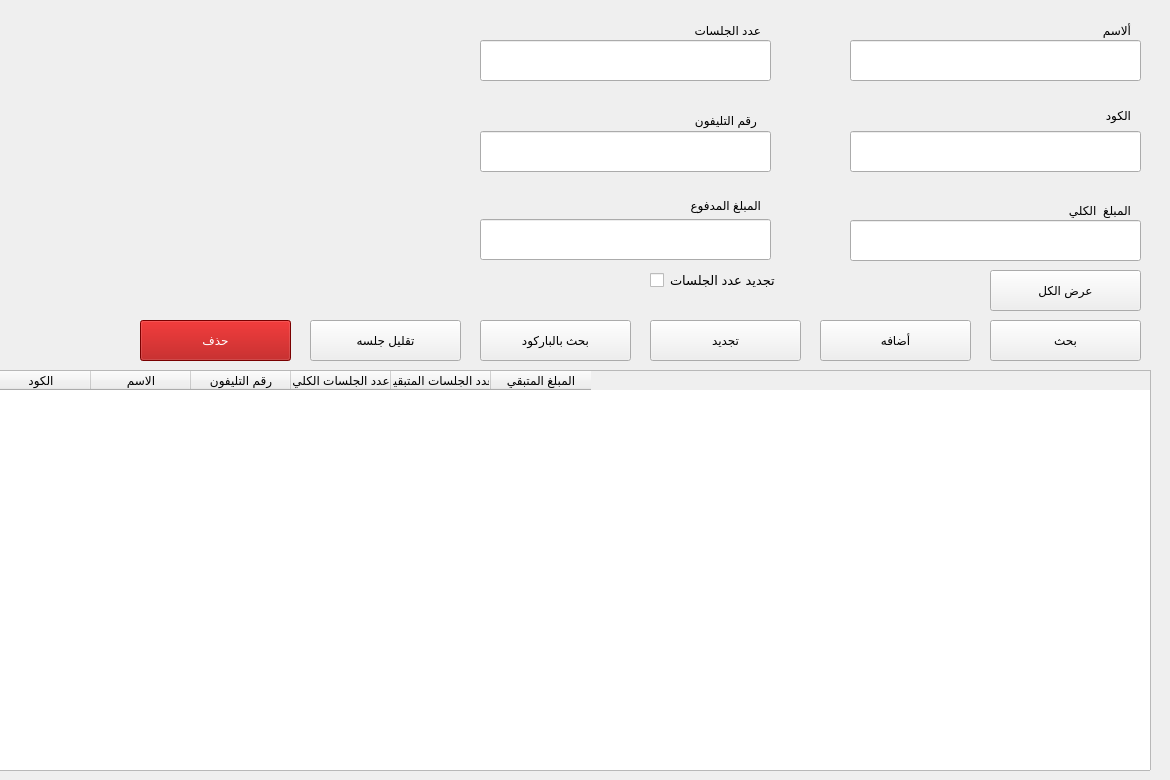
     <widget class="QWidget" name="tab_11">
      <attribute name="title">
       <string>علاج طبيعي</string>
      </attribute>
      <widget class="QTableWidget" name="tableWidget_8">
       <property name="geometry">
        <rect>
         <x>-10</x>
         <y>370</y>
         <width>1161</width>
         <height>401</height>
        </rect>
       </property>
       <property name="styleSheet">
        <string notr="true"/>
       </property>
       <property name="sizeAdjustPolicy">
        <enum>QAbstractScrollArea::AdjustToContents</enum>
       </property>
       <column>
        <property name="text">
         <string>الكود</string>
        </property>
        <property name="background">
         <color>
          <red>0</red>
          <green>0</green>
          <blue>0</blue>
         </color>
        </property>
       </column>
       <column>
        <property name="text">
         <string>الاسم</string>
        </property>
       </column>
       <column>
        <property name="text">
         <string>رقم التليفون</string>
        </property>
       </column>
       <column>
        <property name="text">
         <string>عدد الجلسات الكلي</string>
        </property>
       </column>
       <column>
        <property name="text">
         <string>عدد الجلسات المتبقيه</string>
        </property>
       </column>
       <column>
        <property name="text">
         <string>المبلغ المتبقي</string>
        </property>
       </column>
      </widget>
      <widget class="QLabel" name="label_12">
       <property name="geometry">
        <rect>
         <x>0</x>
         <y>-20</y>
         <width>1161</width>
         <height>391</height>
        </rect>
       </property>
       <property name="text">
        <string/>
       </property>
       <property name="pixmap">
        <pixmap resource="icons.qrc">:/newPrefix/icons/062f7696361385309c262b0a3cd1db5a.jpg</pixmap>
       </property>
       <property name="scaledContents">
        <bool>true</bool>
       </property>
      </widget>
      <widget class="QLineEdit" name="subscription_treatment_nunofsessions_line">
       <property name="geometry">
        <rect>
         <x>480</x>
         <y>40</y>
         <width>291</width>
         <height>41</height>
        </rect>
       </property>
       <property name="styleSheet">
        <string notr="true"/>
       </property>
       <property name="text">
        <string/>
       </property>
      </widget>
      <widget class="QLabel" name="label_91">
       <property name="geometry">
        <rect>
         <x>1080</x>
         <y>20</y>
         <width>51</width>
         <height>20</height>
        </rect>
       </property>
       <property name="text">
        <string>ألاسم</string>
       </property>
      </widget>
      <widget class="QLineEdit" name="subscription_treatment_name_line">
       <property name="geometry">
        <rect>
         <x>850</x>
         <y>40</y>
         <width>291</width>
         <height>41</height>
        </rect>
       </property>
       <property name="styleSheet">
        <string notr="true"/>
       </property>
       <property name="text">
        <string/>
       </property>
      </widget>
      <widget class="QLineEdit" name="subscription_treatment_code_line">
       <property name="geometry">
        <rect>
         <x>850</x>
         <y>131</y>
         <width>291</width>
         <height>41</height>
        </rect>
       </property>
       <property name="styleSheet">
        <string notr="true"/>
       </property>
       <property name="text">
        <string/>
       </property>
      </widget>
      <widget class="QLabel" name="label_92">
       <property name="geometry">
        <rect>
         <x>646</x>
         <y>110</y>
         <width>111</width>
         <height>20</height>
        </rect>
       </property>
       <property name="text">
        <string>رقم التليفون</string>
       </property>
      </widget>
      <widget class="QLabel" name="label_93">
       <property name="geometry">
        <rect>
         <x>670</x>
         <y>190</y>
         <width>91</width>
         <height>31</height>
        </rect>
       </property>
       <property name="text">
        <string>المبلغ المدفوع</string>
       </property>
      </widget>
      <widget class="QPushButton" name="subscription_treatment_QRsearch_btn">
       <property name="geometry">
        <rect>
         <x>480</x>
         <y>320</y>
         <width>151</width>
         <height>41</height>
        </rect>
       </property>
       <property name="styleSheet">
        <string notr="true"/>
       </property>
       <property name="text">
        <string>بحث بالباركود</string>
       </property>
      </widget>
      <widget class="QPushButton" name="subscription_treatment_add_btn">
       <property name="geometry">
        <rect>
         <x>820</x>
         <y>320</y>
         <width>151</width>
         <height>41</height>
        </rect>
       </property>
       <property name="styleSheet">
        <string notr="true"/>
       </property>
       <property name="text">
        <string>أضافه</string>
       </property>
      </widget>
      <widget class="QPushButton" name="subscription_treatment_delete_btn">
       <property name="geometry">
        <rect>
         <x>140</x>
         <y>320</y>
         <width>151</width>
         <height>41</height>
        </rect>
       </property>
       <property name="styleSheet">
        <string notr="true">.QPushButton{background-color: rgb(170, 0, 0);
color: rgb(255, 255, 255);
}

.QPushButton:hover {
	background:linear-gradient(to bottom, #ccc2a6 5%, #eae0c2 100%);
	
		
	background-color: rgb(38, 38, 38);
}</string>
       </property>
       <property name="text">
        <string>حذف</string>
       </property>
      </widget>
      <widget class="QPushButton" name="subscription_treatment_showall_btn">
       <property name="geometry">
        <rect>
         <x>990</x>
         <y>270</y>
         <width>151</width>
         <height>41</height>
        </rect>
       </property>
       <property name="styleSheet">
        <string notr="true"/>
       </property>
       <property name="text">
        <string>عرض الكل</string>
       </property>
      </widget>
      <widget class="QLabel" name="label_94">
       <property name="geometry">
        <rect>
         <x>1080</x>
         <y>105</y>
         <width>51</width>
         <height>21</height>
        </rect>
       </property>
       <property name="text">
        <string>الكود</string>
       </property>
      </widget>
      <widget class="QPushButton" name="subscription_treatment_reduce_sessions_btn">
       <property name="geometry">
        <rect>
         <x>310</x>
         <y>320</y>
         <width>151</width>
         <height>41</height>
        </rect>
       </property>
       <property name="styleSheet">
        <string notr="true"/>
       </property>
       <property name="text">
        <string>تقليل جلسه</string>
       </property>
      </widget>
      <widget class="QPushButton" name="subscription_treatment_search_btn">
       <property name="geometry">
        <rect>
         <x>990</x>
         <y>320</y>
         <width>151</width>
         <height>41</height>
        </rect>
       </property>
       <property name="styleSheet">
        <string notr="true"/>
       </property>
       <property name="text">
        <string>بحث</string>
       </property>
      </widget>
      <widget class="QLabel" name="label_95">
       <property name="geometry">
        <rect>
         <x>670</x>
         <y>20</y>
         <width>91</width>
         <height>20</height>
        </rect>
       </property>
       <property name="text">
        <string>عدد الجلسات</string>
       </property>
      </widget>
      <widget class="QLabel" name="label_96">
       <property name="geometry">
        <rect>
         <x>1040</x>
         <y>200</y>
         <width>91</width>
         <height>21</height>
        </rect>
       </property>
       <property name="text">
        <string>المبلغ  الكلي</string>
       </property>
      </widget>
      <widget class="QLineEdit" name="subscription_treatment_paid_line">
       <property name="geometry">
        <rect>
         <x>480</x>
         <y>219</y>
         <width>291</width>
         <height>41</height>
        </rect>
       </property>
       <property name="styleSheet">
        <string notr="true"/>
       </property>
       <property name="text">
        <string/>
       </property>
      </widget>
      <widget class="QLineEdit" name="subscription_treatment_phone_line">
       <property name="geometry">
        <rect>
         <x>480</x>
         <y>131</y>
         <width>291</width>
         <height>41</height>
        </rect>
       </property>
       <property name="styleSheet">
        <string notr="true"/>
       </property>
       <property name="text">
        <string/>
       </property>
      </widget>
      <widget class="QPushButton" name="subscription_treatment_update_btn">
       <property name="geometry">
        <rect>
         <x>650</x>
         <y>320</y>
         <width>151</width>
         <height>41</height>
        </rect>
       </property>
       <property name="styleSheet">
        <string notr="true"/>
       </property>
       <property name="text">
        <string>تجديد</string>
       </property>
      </widget>
      <widget class="QLineEdit" name="subscription_treatment_totalmoney_line">
       <property name="geometry">
        <rect>
         <x>850</x>
         <y>220</y>
         <width>291</width>
         <height>41</height>
        </rect>
       </property>
       <property name="styleSheet">
        <string notr="true"/>
       </property>
       <property name="text">
        <string/>
       </property>
      </widget>
      <widget class="QCheckBox" name="treatment_update_remining_nofsession_checkBox">
       <property name="geometry">
        <rect>
         <x>650</x>
         <y>270</y>
         <width>141</width>
         <height>20</height>
        </rect>
       </property>
       <property name="styleSheet">
        <string notr="true">font-size:13px;
font: 11pt &quot;Droid Sans Arabic&quot;;
	
	padding:0px 0px;
	text-decoration:none;
	text-shadow:0px 1px 0px #ffffff;</string>
       </property>
       <property name="text">
        <string>تجديد عدد الجلسات </string>
       </property>
      </widget>
     </widget>
